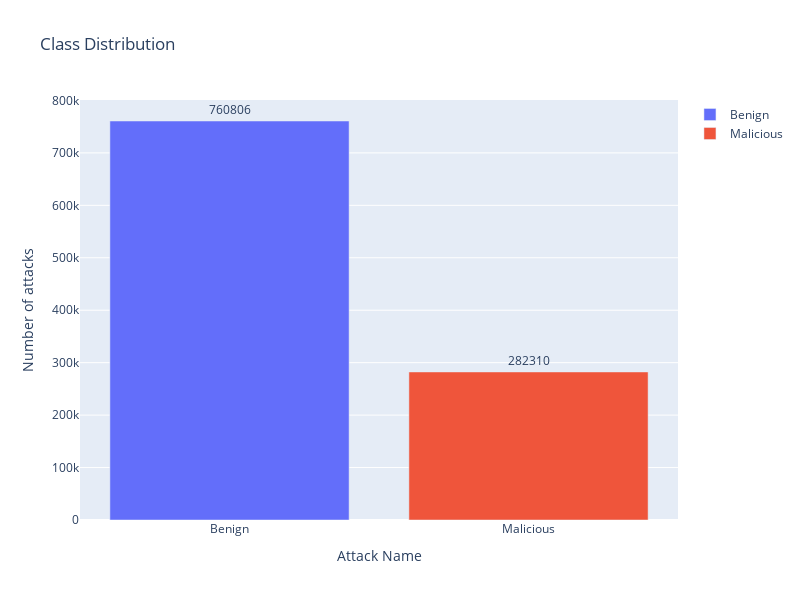

The notebook cell this image was saved under:
### Code cell
# Change the bar mode
fig.update_layout(
                  width=800,
                  height=600,
                  title=f'Class Distribution',
                  yaxis_title='Number of attacks',
                  xaxis_title='Attack Name',)
fig.show()

### Figure 1 — Plotly figure (JSON) as saved in the notebook; plotly's stock layout.template omitted (floating-point values rounded to 4 significant figures)
{"data": [{"name": "Benign", "orientation": "v", "text": [760806], "textposition": "outside", "type": "bar", "x": ["Benign"], "y": [760806]}, {"name": "Malicious", "orientation": "v", "text": [282310], "textposition": "outside", "type": "bar", "x": ["Malicious"], "y": [282310]}], "layout": {"height": 600, "title": {"text": "Class Distribution"}, "width": 800, "xaxis": {"title": {"text": "Attack Name"}}, "yaxis": {"title": {"text": "Number of attacks"}}}}
